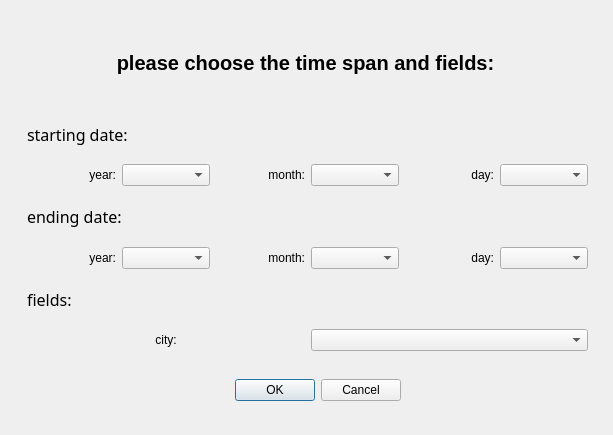
<?xml version="1.0" encoding="UTF-8"?>
<ui version="4.0">
 <class>TimeChoicedDialog</class>
 <widget class="QDialog" name="TimeChoicedDialog">
  <property name="enabled">
   <bool>true</bool>
  </property>
  <property name="geometry">
   <rect>
    <x>0</x>
    <y>0</y>
    <width>613</width>
    <height>435</height>
   </rect>
  </property>
  <property name="windowTitle">
   <string>Dialog</string>
  </property>
  <widget class="QDialogButtonBox" name="buttonBox">
   <property name="geometry">
    <rect>
     <x>200</x>
     <y>360</y>
     <width>201</width>
     <height>61</height>
    </rect>
   </property>
   <property name="layoutDirection">
    <enum>Qt::LeftToRight</enum>
   </property>
   <property name="orientation">
    <enum>Qt::Horizontal</enum>
   </property>
   <property name="standardButtons">
    <set>QDialogButtonBox::Cancel|QDialogButtonBox::Ok</set>
   </property>
  </widget>
  <widget class="QLabel" name="label">
   <property name="geometry">
    <rect>
     <x>30</x>
     <y>50</y>
     <width>551</width>
     <height>25</height>
    </rect>
   </property>
   <property name="font">
    <font>
     <pointsize>15</pointsize>
     <weight>75</weight>
     <bold>true</bold>
    </font>
   </property>
   <property name="text">
    <string>please choose the time span and fields:</string>
   </property>
   <property name="alignment">
    <set>Qt::AlignCenter</set>
   </property>
  </widget>
  <widget class="QWidget" name="layoutWidget">
   <property name="geometry">
    <rect>
     <x>27</x>
     <y>110</y>
     <width>561</width>
     <height>241</height>
    </rect>
   </property>
   <layout class="QVBoxLayout" name="verticalLayout">
    <item>
     <widget class="QLabel" name="label_2">
      <property name="font">
       <font>
        <family>Ink Free</family>
        <pointsize>12</pointsize>
       </font>
      </property>
      <property name="text">
       <string>starting date:</string>
      </property>
      <property name="textFormat">
       <enum>Qt::MarkdownText</enum>
      </property>
     </widget>
    </item>
    <item>
     <layout class="QHBoxLayout" name="horizontalLayout_2">
      <item>
       <widget class="QLabel" name="label_5">
        <property name="enabled">
         <bool>true</bool>
        </property>
        <property name="text">
         <string> year:</string>
        </property>
        <property name="alignment">
         <set>Qt::AlignRight|Qt::AlignTrailing|Qt::AlignVCenter</set>
        </property>
       </widget>
      </item>
      <item>
       <widget class="QComboBox" name="comboBox_1"/>
      </item>
      <item>
       <widget class="QLabel" name="label_4">
        <property name="text">
         <string>month:</string>
        </property>
        <property name="alignment">
         <set>Qt::AlignRight|Qt::AlignTrailing|Qt::AlignVCenter</set>
        </property>
       </widget>
      </item>
      <item>
       <widget class="QComboBox" name="comboBox_2"/>
      </item>
      <item>
       <widget class="QLabel" name="label_3">
        <property name="text">
         <string>day:</string>
        </property>
        <property name="alignment">
         <set>Qt::AlignRight|Qt::AlignTrailing|Qt::AlignVCenter</set>
        </property>
       </widget>
      </item>
      <item>
       <widget class="QComboBox" name="comboBox_3"/>
      </item>
     </layout>
    </item>
    <item>
     <widget class="QLabel" name="label_6">
      <property name="font">
       <font>
        <family>Ink Free</family>
        <pointsize>12</pointsize>
       </font>
      </property>
      <property name="text">
       <string>ending date:</string>
      </property>
     </widget>
    </item>
    <item>
     <layout class="QHBoxLayout" name="horizontalLayout_3">
      <item>
       <widget class="QLabel" name="label_7">
        <property name="enabled">
         <bool>true</bool>
        </property>
        <property name="text">
         <string> year:</string>
        </property>
        <property name="alignment">
         <set>Qt::AlignRight|Qt::AlignTrailing|Qt::AlignVCenter</set>
        </property>
       </widget>
      </item>
      <item>
       <widget class="QComboBox" name="comboBox_4"/>
      </item>
      <item>
       <widget class="QLabel" name="label_8">
        <property name="text">
         <string>month:</string>
        </property>
        <property name="alignment">
         <set>Qt::AlignRight|Qt::AlignTrailing|Qt::AlignVCenter</set>
        </property>
       </widget>
      </item>
      <item>
       <widget class="QComboBox" name="comboBox_5"/>
      </item>
      <item>
       <widget class="QLabel" name="label_9">
        <property name="text">
         <string>day:</string>
        </property>
        <property name="alignment">
         <set>Qt::AlignRight|Qt::AlignTrailing|Qt::AlignVCenter</set>
        </property>
       </widget>
      </item>
      <item>
       <widget class="QComboBox" name="comboBox_6"/>
      </item>
     </layout>
    </item>
    <item>
     <widget class="QLabel" name="label_10">
      <property name="font">
       <font>
        <family>Ink Free</family>
        <pointsize>12</pointsize>
       </font>
      </property>
      <property name="text">
       <string>fields:</string>
      </property>
     </widget>
    </item>
    <item>
     <layout class="QHBoxLayout" name="horizontalLayout_4">
      <item>
       <widget class="QLabel" name="label_11">
        <property name="enabled">
         <bool>true</bool>
        </property>
        <property name="text">
         <string>city:</string>
        </property>
        <property name="alignment">
         <set>Qt::AlignCenter</set>
        </property>
       </widget>
      </item>
      <item>
       <widget class="QComboBox" name="comboBox_7"/>
      </item>
     </layout>
    </item>
   </layout>
  </widget>
 </widget>
 <resources/>
 <connections>
  <connection>
   <sender>buttonBox</sender>
   <signal>accepted()</signal>
   <receiver>TimeChoicedDialog</receiver>
   <slot>accept()</slot>
   <hints>
    <hint type="sourcelabel">
     <x>248</x>
     <y>254</y>
    </hint>
    <hint type="destinationlabel">
     <x>157</x>
     <y>274</y>
    </hint>
   </hints>
  </connection>
  <connection>
   <sender>buttonBox</sender>
   <signal>rejected()</signal>
   <receiver>TimeChoicedDialog</receiver>
   <slot>reject()</slot>
   <hints>
    <hint type="sourcelabel">
     <x>316</x>
     <y>260</y>
    </hint>
    <hint type="destinationlabel">
     <x>286</x>
     <y>274</y>
    </hint>
   </hints>
  </connection>
 </connections>
</ui>
